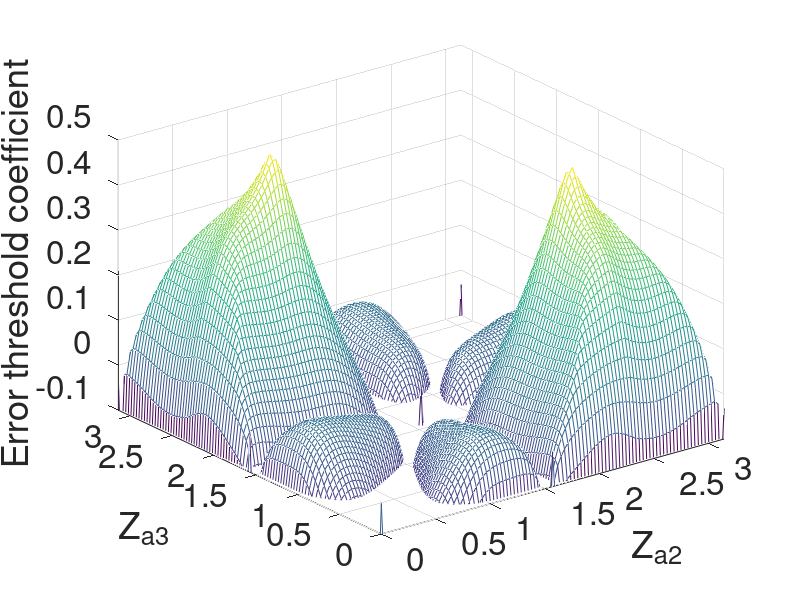
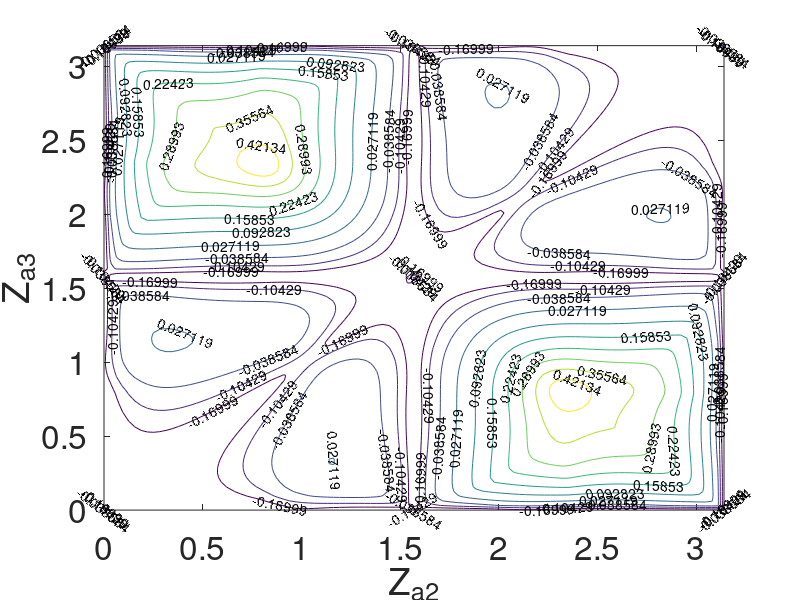

Write MATLAB code to recreate these figures, in order.
clear;clc;

% construct z axis
BC_ini = 0;                     % boundary condition 1
BC_fin = pi;                    % boundary condition 2
Zstep = pi/100;                 % step of z
z = BC_ini: Zstep: BC_fin;
NumZ = numel(z);                % number of z intervals

NumEv= 3;
NumAc = 3;

% other constant parameters
A = [1 0 0;
     0 2 0;
     0 0 -5];
deltaA = [0.02 0 0;
          0 0.02 0;
          0 0 0.02];
Amodel = A + deltaA;

deltaB = 0.5*deltaA;
deltaC = 0.01*deltaA;
P = eye(3);
poles = [-100 -100 -100];

SenPos = zeros(1, NumAc);
SenPos(1,1) = pi/4;
SenPos(1,2) = 2*pi/4;
SenPos(1,3) = 3*pi/4;

%%%%%%%%%%%%%%%%%%%%%%%%%%%%%%%%%%%%%%%%%%%%%%%%%%%%%%%%%%%%%%%%%%%%%%%%%%%
%% Case1: 1 degree of free location
%%%%%%%%%%%%%%%%%%%%%%%%%%%%%%%%%%%%%%%%%%%%%%%%%%%%%%%%%%%%%%%%%%%%%%%%%%%
% ActPos = zeros(1,NumAc);
% ActPos(1,1) = pi/3;
% ActPos(1,2) = 2*pi/3;
% 
% Thresh = zeros(1,NumZ);
% ControllableRegion = zeros(1,NumZ);
% CH = zeros(1,NumZ);
% alpha = zeros(1,NumZ);
% 
% for loc = 1 : NumZ
%     Act3 = (loc-1)*Zstep;
%     ActPos(1,3) = Act3;
% %     SenPos = ActPos;                % colocated sensors and actuators
%     % C matrix
%     Q = zeros(NumEv,NumAc);
%     for n = 1: NumEv
%         for i = 1:NumAc
%         Q(n,i) = sqrt(2/pi)*sin(n*SenPos(1,i)); 
%         end
%     end
%     C = Q';
% %     C = Q' + deltaC;
%     
%     % B matrix
%     B = zeros(NumEv,NumAc);
%     for n = 1: NumEv
%         for i = 1:NumAc
%             B(n,i) = 2*sqrt(2/pi)*sin(n*ActPos(1,i)); 
%         end
%     end
%     Bmodel = B + deltaB;
%     
%     
%     % check controllability
%     Co = ctrb(C*Amodel*C^(-1),C*Bmodel);
%     if rank(Co) == 3
%         ControllableRegion(1,loc) = 1;      % controllable
%     else
%         ControllableRegion(1,loc) = 0;      % uncontrollable
%     end
%     
%     % check C's invertability
%     detC = det(C);
%     if detC == 0
%         CH(1,loc) = 0;
%     else
%         CH(1,loc) = 1;
%     end
%         
%     % design controller
%     K = place(C*Amodel*C^(-1),C*Bmodel,poles);
%     kk = C^(-1)*K;
%     
%     % calculate alpha
%     Q = -((C*Amodel*C^(-1) - C*Bmodel*K)'*P + P*(C*Amodel*C^(-1) - C*Bmodel*K));
%     alpha(1,loc) = min(eig(Q));
%     
%     % no deltaB
%     den = 2*(norm(P)*norm(C)*norm(Bmodel)*norm(K) + norm(deltaB)*norm(P)*norm(C)*norm(K));
%     num = alpha(1,loc)/2 - 2*norm(P*C)*norm(deltaA)*norm(C^(-1));
%     Thresh(1,loc) = num/den;
%     
%     % with deltaB
% %     den = 2*(norm(P*C*Bmodel*K) + norm(deltaB)*norm(P*C)*norm(K));
% %     num = alpha(1,loc)/2 - 2*norm(P*C)*(norm(deltaA)*norm(C^(-1) + norm(deltaB)*norm(K)));
% %     Thresh(1,loc) = num/den;
% %     
%     
% end
% 
% % plot the maginitude of threshold and actuator locations
% figure()
% plot(z,Thresh)
% axis([0 pi 0 0.25])
% xlabel('Z_a_3','FontSize',30);
% ylabel('Error threshold coefficient','FontSize',30)
% set(gca,'FontSize',24);

% % plot controllable regions
% figure()
% plot(z,ControllableRegion)
% % plot(z,CH)
% % axis([0 pi -0.5 1.5])
% xlabel('Z','FontSize',30);
% ylabel('Controllable region','FontSize',30)
% set(gca,'FontSize',24);
% 
% % plot alpha
% figure()
% plot(z,alpha)
% xlim = ([0 pi]);
% % axis([0 pi 100 300])
% xlabel('Z','FontSize',30);
% ylabel('alpha','FontSize',30)
% set(gca,'FontSize',24);


%%%%%%%%%%%%%%%%%%%%%%%%%%%%%%%%%%%%%%%%%%%%%%%%%%%%%%%%%%%%%%%%%%%%%%%%%%%
%% Case 2: 2 degrees of free locations
%%%%%%%%%%%%%%%%%%%%%%%%%%%%%%%%%%%%%%%%%%%%%%%%%%%%%%%%%%%%%%%%%%%%%%%%%%%
ActPos = zeros(1,NumAc);
ActPos(1,1) = pi/2;

Thresh = zeros(NumZ,NumZ);
ControllableRegion = zeros(NumZ,NumZ);
CH = zeros(NumZ,NumZ);
alpha = zeros(NumZ,NumZ);

for z2 = 1 : NumZ
    Act2 = (z2-1)*Zstep;
    ActPos(1,2) = Act2;
   for z3 = 1 : NumZ
       Act3 = (z3-1)*Zstep;
       ActPos(1,3) = Act3;
%        SenPos = ActPos;
       
       % C matrix
    Q = zeros(NumEv,NumAc);
    for n = 1: NumEv
        for i = 1:NumAc
        Q(n,i) = sqrt(2/pi)*sin(n*SenPos(1,i)); 
        end
    end
    C = Q';
    
    % B matrix
    B = zeros(NumEv,NumAc);
    for n = 1: NumEv
        for i = 1:NumAc
            B(n,i) = 2*sqrt(2/pi)*sin(n*ActPos(1,i)); 
        end
    end
    Bmodel = B + deltaB;
    
    % check controllability
    Co = ctrb(C*Amodel*C^(-1),C*Bmodel);
    if rank(Co) == 3
        ControllableRegion(z2,z3) = 1;      % controllable
    else
        ControllableRegion(z2,z3) = 0;      % uncontrollable
    end
        
    % design controller
    K = place(C*Amodel*C^(-1),C*Bmodel,poles);
    kk = C^(-1)*K;
    
    % calculate alpha
    QQ = -((C*Amodel*C^(-1) - C*Bmodel*K)'*P + P*(C*Amodel*C^(-1) - C*Bmodel*K));
    alpha(z2,z3) = min(eig(QQ));
    
    % no deltaB
    den = 2*(norm(P)*norm(C)*norm(Bmodel)*norm(K) + norm(deltaB)*norm(P)*norm(C)*norm(K));
    num = alpha(z2,z3)/2 - 2*norm(P*C)*norm(deltaA)*norm(C^(-1));
    Thresh(z2,z3) = num/den;
%     
    % with deltaB
%     den = 2*(norm(P*C*Bmodel*K) + norm(deltaB)*norm(P*C)*norm(K));
%     num = alpha(z2,z3)/2 - 2*norm(P*C)*(norm(deltaA)*norm(C^(-1) + norm(deltaB)*norm(K)));
%     Thresh(z2,z3) = num/den;
   end
end

% plot 3D profile of threshold
figure()
mesh(z,z,Thresh);
axis([0 pi 0 pi -0.1 0.5])
xlabel('Z_a_2','FontSize',30);
ylabel('Z_a_3','FontSize',30)
zlabel('Error threshold coefficient','FontSize',30);
set(gca,'FontSize',24);

% contour plot of threshold
figure()
contour(z,z,Thresh)
[C_label,h_label] = contour(z,z,Thresh);
clabel(C_label,h_label);
xlabel('Z_a_2','FontSize',30);
ylabel('Z_a_3','FontSize',30)
zlabel('Error threshold coefficient','FontSize',30);
set(gca,'FontSize',24);
% 
% % plot controllable region
% figure()
% mesh(z,z,ControllableRegion);
% % axis([0 pi 0 pi 0.08 0.2])
% xlabel('Z1','FontSize',30);
% ylabel('Z2','FontSize',30)
% zlabel('Controllable region','FontSize',30);
% set(gca,'FontSize',24);
% % 
% % plot alpha
% figure()
% mesh(z,z,alpha);
% % axis([0 pi 0 pi 0.08 0.2])
% xlabel('Z1','FontSize',30);
% ylabel('Z2','FontSize',30)
% zlabel('Alpha','FontSize',30);
% set(gca,'FontSize',24);


%%%%%%%%%%%%%%%%%%%%%%%%%%%%%%%%%%%%%%%%%%%%%%%%%%%%%%%%%%%%%%%%%%%%%%%%%%%
%% Case 3: fix all sensors; 1 degree of free actuator
%%%%%%%%%%%%%%%%%%%%%%%%%%%%%%%%%%%%%%%%%%%%%%%%%%%%%%%%%%%%%%%%%%%%%%%%%%%
% ActPos = zeros(1,NumAc);
% ActPos(1,1) = pi/3;
% ActPos(1,2) = 2*pi/3;
% 
% SenPos = zeros(1,NumAc);
% SenPos(1,1) = pi/4;
% SenPos(1,2) = 2*pi/4;
% SenPos(1,3) = 3*pi/4;
% 
% Thresh = zeros(1,NumZ);
% ControllableRegion = zeros(1,NumZ);
% CH = zeros(1,NumZ);
% alpha = zeros(1,NumZ);
% 
% for loc = 1 : NumZ
%     Act3 = (loc-1)*Zstep;
%     ActPos(1,3) = Act3;
%  
%     % C matrix
%     Q = zeros(NumEv,NumAc);
%     for n = 1: NumEv
%         for i = 1:NumAc
%         Q(n,i) = sqrt(2/pi)*sin(n*SenPos(1,i)); 
%         end
%     end
%     C = Q';
%     
%     % B matrix
%     B = zeros(NumEv,NumAc);
%     for n = 1: NumEv
%         for i = 1:NumAc
%             B(n,i) = 2*sqrt(2/pi)*sin(n*ActPos(1,i)); 
%         end
%     end
%     Bmodel = B + deltaB;
%     
%     % check controllability
%     Co = ctrb(A,B);
%     if rank(Co) == 3
%         ControllableRegion(1,loc) = 1;      % controllable
%     else
%         ControllableRegion(1,loc) = 0;      % uncontrollable
%     end
%     
%     % check C's invertability
%     detC = det(C);
%     if detC == 0
%         CH(1,loc) = 0;
%     else
%         CH(1,loc) = 1;
%     end
%     
%     % design controller
%     K = place(Amodel,Bmodel,poles);
%     kk = C^(-1)*K;
%     
%     % calculate alpha
%     Q = -((Amodel - Bmodel*K)'*P + P*(Amodel - Bmodel*K));
%     alpha(1,loc) = min(eig(Q));
%     
%     % calculate
%     Thresh(1,loc) = (alpha(1,loc)/2 - 2*norm(P*deltaA) - 2*norm(P*deltaB)*norm(K))/(2*norm(P*(Bmodel*norm(K) + deltaB*norm(K))));
% 
% end
% % plot the maginitude of threshold and actuator locations
% figure()
% plot(z,Thresh)
% axis([0 pi -0.05 0.3])
% xlabel('Z','FontSize',30);
% ylabel('Error threshold coefficient','FontSize',30)
% set(gca,'FontSize',24);

% % plot controllable regions
% figure()
% plot(z,ControllableRegion)
% axis([0 pi -0.5 1.5])
% xlabel('Z','FontSize',30);
% ylabel('Controllable region','FontSize',30)
% set(gca,'FontSize',24);
% 
% % plot alpha
% figure()
% plot(z,alpha)
% xlim = ([0 pi]);
% % axis([0 pi 100 300])
% xlabel('Z','FontSize',30);
% ylabel('alpha','FontSize',30)
% set(gca,'FontSize',24);


%%%%%%%%%%%%%%%%%%%%%%%%%%%%%%%%%%%%%%%%%%%%%%%%%%%%%%%%%%%%%%%%%%%%%%%%%%%
%% Case 4: 2 degrees of free locations
%%%%%%%%%%%%%%%%%%%%%%%%%%%%%%%%%%%%%%%%%%%%%%%%%%%%%%%%%%%%%%%%%%%%%%%%%%%
% ActPos = zeros(3,NumAc);
% ActPos(1,1) = pi/2;
% 
% SenPos = zeros(1,NumAc);
% SenPos(1,1) = pi/4;
% SenPos(1,2) = 2*pi/4;
% SenPos(1,3) = 3*pi/4;
% 
% Thresh = zeros(NumZ,NumZ);
% ControllableRegion = zeros(NumZ,NumZ);
% CH = zeros(NumZ,NumZ);
% alpha = zeros(NumZ,NumZ);
% 
% for z2 = 1 : NumZ
%     Act2 = (z2-1)*Zstep;
%     ActPos(1,2) = Act2;
%    for z3 = 1 : NumZ
%        Act3 = (z3-1)*Zstep;
%        ActPos(1,3) = Act3;
%        
%        % C matrix
%     Q = zeros(NumEv,NumAc);
%     for n = 1: NumEv
%         for i = 1:NumAc
%         Q(n,i) = sqrt(2/pi)*sin(n*SenPos(1,i)); 
%         end
%     end
%     C = Q';
%     
%     % B matrix
%     B = zeros(NumEv,NumAc);
%     for n = 1: NumEv
%         for i = 1:NumAc
%             B(n,i) = 2*sqrt(2/pi)*sin(n*ActPos(1,i)); 
%         end
%     end
%     Bmodel = B;
%     
%     % check controllability
%     Co = ctrb(A,B);
%     if rank(Co) == 3
%         ControllableRegion(z2,z3) = 1;  % controllable
%     else
%         ControllableRegion(z2,z3) = 0;  % uncontrollalbe
%     end
%     
%     % check C's invertability
%     detC = det(C);
%     if detC == 0
%         CH(z2,z3) = 1;                  % invertable
%     else
%         CH(z2,z3) = 0;                  % non-invertable
%     end
%     
%     % design controller
%     K = place(Amodel,Bmodel,poles);
%     kk = C^(-1)*K;
%     
%     % calculate alpha
%     Q = -((Amodel - Bmodel*K)'*P + P*(Amodel - Bmodel*K));
%     alpha(z2,z3) = min(eig(Q));
%     
%     % calculate
%     Thresh(z2,z3) = (alpha(z2,z3)/2 - 2*norm(P*deltaA) - 2*norm(P*deltaB)*norm(K))/(2*norm(P*(Bmodel*norm(K) + deltaB*norm(K))));
%    end
% end
% 
% % plot 3D profile of threshold
% figure()
% mesh(z,z,Thresh);
% axis([0 pi 0 pi -0.1 0.5])
% xlabel('Z1','FontSize',30);
% ylabel('Z2','FontSize',30)
% zlabel('Error threshold coefficient','FontSize',30);
% set(gca,'FontSize',24);
% 
% % contour plot of threshold
% figure()
% contour(z,z,Thresh)
% [C_label,h_label] = contour(z,z,Thresh);
% clabel(C_label,h_label);
% xlabel('Z1','FontSize',30);
% ylabel('Z2','FontSize',30)
% zlabel('Error threshold coefficient','FontSize',30);
% set(gca,'FontSize',24);
% 
% % plot controllable region
% figure()
% mesh(z,z,ControllableRegion);
% % axis([0 pi 0 pi 0.08 0.2])
% xlabel('Z1','FontSize',30);
% ylabel('Z2','FontSize',30)
% zlabel('Controllable region','FontSize',30);
% set(gca,'FontSize',24);
% 
% % plot alpha
% figure()
% mesh(z,z,alpha);
% % axis([0 pi 0 pi 0.08 0.2])
% xlabel('Z1','FontSize',30);
% ylabel('Z2','FontSize',30)
% zlabel('Alpha','FontSize',30);
% set(gca,'FontSize',24);
% 

